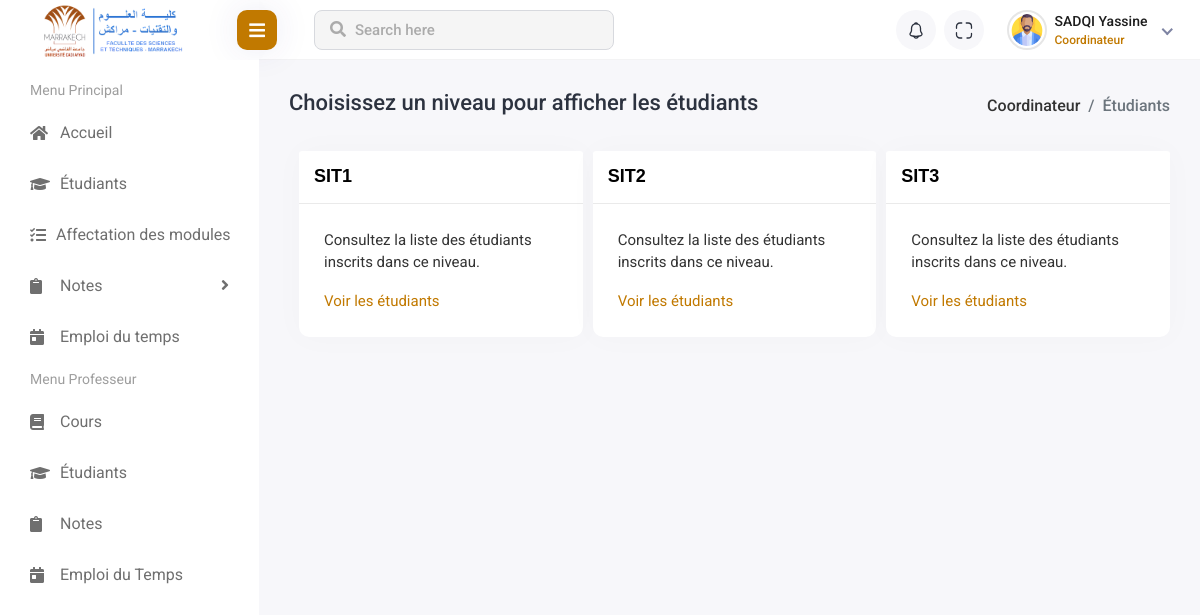
The app's page /views/coordinateur/student_management/index.php (signed in) with its own data.
### tables this page shows
CREATE TABLE `filiere` (
  `id` int(11) NOT NULL AUTO_INCREMENT UNIQUE,
  `nom` varchar(30) NOT NULL,
  `nom_complet` varchar(200) NOT NULL,
  `id_type` int(11) DEFAULT NULL,       
  `niveau` int(11) NOT NULL,             
  `id_coordinator` int(11) NOT NULL,     
  `id_dep` int(11) NOT NULL,             
  PRIMARY KEY (`id`)
);

### controllers/student_controller.php (called while the page is built, shortened)
<?php
require_once($_SERVER['DOCUMENT_ROOT'] . '/FSTg-Management-System/models/student.php');
function choixNiveau(): void
{
    $filieres = getMyFilieres($_SESSION['user_data']['id'], $_SESSION['user_data']['id_dep']);
    require_once($_SERVER['DOCUMENT_ROOT'] . '/FSTg-Management-System/views/coordinateur/student_management/level_selection.php');
}

### models/student.php (called while the page is built, shortened)
<?php
require($_SERVER['DOCUMENT_ROOT'] . '/FSTg-Management-System/config/DB_connection.php');
function getMyFilieres($id_coordinateur, $id_departement): ?array
{
    global $conn;
    $query = "SELECT id, nom, niveau
        FROM filiere
        WHERE id_coordinator = ? AND id_dep = ?";
    try {
        $stmt = $conn->prepare($query);
        $stmt->execute([$id_coordinateur, $id_departement]);
        return $stmt->fetchAll(PDO::FETCH_ASSOC);
    } catch (PDOException $e) {
        file_put_contents($_SERVER['DOCUMENT_ROOT'] . '/FSTg-Management-System/logs/error_log.txt',
            date('Y-m-d H:i:s') . " - Erreur lors de l'exécution de la requête : " . $e->getMessage(). "\n",
            FILE_APPEND);
        return null;
    }
}

### views/coordinateur/student_management/level_selection.php (the view, shortened to what this page needs)
<!DOCTYPE html>
<html lang="en">
<head>
    <link rel="stylesheet" href="../../../assets/plugins/feather/feather.css">
    <link rel="stylesheet" href="../../../assets/plugins/fontawesome/css/fontawesome.min.css">
    <link rel="stylesheet" href="../../../assets/plugins/fontawesome/css/all.min.css">
    <link rel="stylesheet" href="../../../assets/plugins/bootstrap/css/bootstrap.min.css">
    <link rel="stylesheet" href="../../../assets/css/style.css">
    <link rel="stylesheet" href="../../../assets/css/style-override.css">
</head>
<body>
    <div class="main-wrapper">
        <div class="page-wrapper">
            <div class="content container-fluid">
                <div class="page-header">
                    <div class="row">
                        <div class="col">
                            <h3 class="page-title">Choisissez un niveau pour afficher les étudiants</h3>
                            <ul class="breadcrumb">
                                <li class="breadcrumb-item">
                                    <a href="../home.php">
                                        <?php
                                        if (isset($_SESSION['user_data']['genre'])) {
                                            echo ($_SESSION['user_data']['genre'] == 'male') ? "Coordinateur" : "Coordinatrice";
                                        }
                                        ?>
                                    </a>
                                </li>
                                <li class="breadcrumb-item active">Étudiants</li>
                            </ul>
                        </div>
                    </div>
                </div>
                <div class="row">
                    <div class="col-sm-12" style="display:flex;justify-content:center;flex-direction:row;">
                        <?php if(isset($filieres)): ?>
                            <?php foreach ($filieres as $filiere): ?>
                                <div class="card flex-fill bg-white" style="width:fit-content;margin-left:10px">
                                    <div class="card-header">
                                        <h5 class="card-title mb-0"><?php echo $filiere['nom'] ?></h5>
                                    </div>
                                    <div class="card-body">
                                        <p class="card-text">Consultez la liste des étudiants inscrits dans ce niveau.</p>
                                        <a class="card-link"
                                           href="/FSTg-Management-System/views/coordinateur/student_management/index.php?action=list&id=<?php echo $filiere['id']; ?>">Voir les étudiants</a>
                                    </div>
                                </div>
                            <?php endforeach; ?>
                        <?php endif; ?>
                    </div>
                </div>
            </div>
        </div>
    </div>
    <?php
    include($_SERVER['DOCUMENT_ROOT'] . '/FSTg-Management-System/views/header.php');
    include($_SERVER['DOCUMENT_ROOT'] . '/FSTg-Management-System/views/coordinateur/sidebar.php');
    ?>
</body>
</html>

### views/coordinateur/student_management/level_selection.php (style rules this page uses)
a { color: #C17900; !important; }

### records on screen
filiere: nom "SIT1"
filiere: nom "SIT2"
filiere: nom "SIT3"

### other values on screen
$_SESSION['user_data']['nom'] "SADQI"
$_SESSION['user_data']['prenom'] "Yassine"
